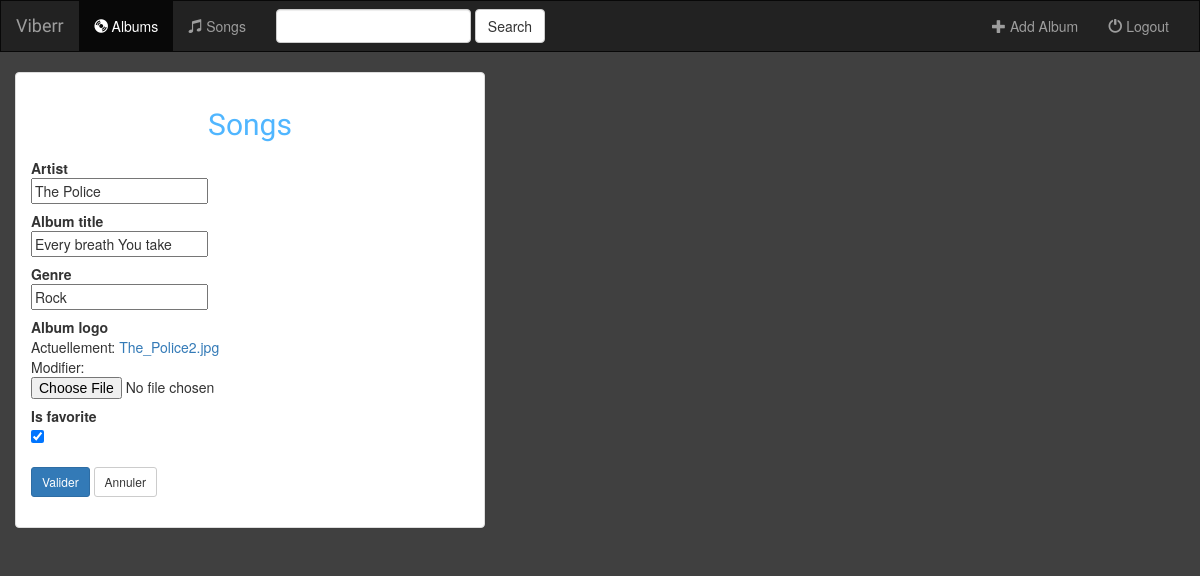
The page /music/album/32/ on the database its author committed.
### music/models.py (models this page shows, shortened)
class Album(models.Model):
    artist = models.CharField(max_length=250)
    album_title = models.CharField(max_length=500)
    genre = models.CharField(max_length=100)
    album_logo = models.FileField()
    is_favorite = models.BooleanField(default=False)

### music/views.py (the view)
# urls.py: url(r'album/(?P<pk>[0-9]+)/$', views.AlbumUpdate.as_view(), name='album-update'),
class AlbumUpdate(UpdateView):
    model = Album
    fields = ['artist', 'album_title','genre','album_logo', 'is_favorite']
    def get_context_data(self, **kwargs):
        context_data = super(AlbumUpdate, self).get_context_data(**kwargs)
        context_data['page_title'] = 'Songs'
        context_data['body_title'] = 'Songs'
        return context_data

### music/templates/music/album_form.html (shortened to what this page needs)
{%  extends 'music/base.html' %}
{% block body %}
<div class="container-fluid">
    <div class="row">
            <div class="col-sm-10 col-md-5">
                <div class="panel panel-default">
                    <div class="panel-body">
                        <h2 style="text-align: center; font-family: 'Satisfy', cursive; color:#50b6ff;">{{ body_title }}</h2>
                        <form class="form-horizontal" action="" method="post" enctype="multipart/form-data">
                            {%  include 'music/form-template.html' %}
                            <div class="form-group">
                                <div class="col-sm-10"><br>
                                    <button type="submit" class="btn btn-primary btn-sm" formnovalidate>Valider</button>
                                    <a href="{% url 'music:index' %}" class="btn btn-default btn-sm">Annuler</a>
                                </div>
                            </div>
                        </form>
                    </div>
                </div>
            </div>
    </div>
</div>
{% endblock %}

### music/templates/music/form-template.html (shortened to what this page needs)
{% for field in form %}
    {% if field.errors %}
        <div class="control-group error">
            <label class="control-label">{{ field.label }}</label>
            <div class="control-group error">{{ field }}
                <span class="text-danger small">*
                    {% for error in  field.errors %}{{ error }}{% endfor %}
                </span>
            </div>
        </div>
    {% else %}
        <div class="control-group">
            <label class="control-label">{{ field.label }}</label>
            <div class="controls">{{ field }}
            </div>
        </div>
    {% endif %}
{% endfor %}

### music/static/music/style.css (style rules this page uses)
body { background: #404040; }

### rows shown on the page
Album: form "The Police" "Every breath You take" "Rock" "☑"

### other values the page prints
{{ body_title }} "Songs"
{{ field.label }} "Artist" "Album title" "Genre" "Album logo" "Is favorite"
